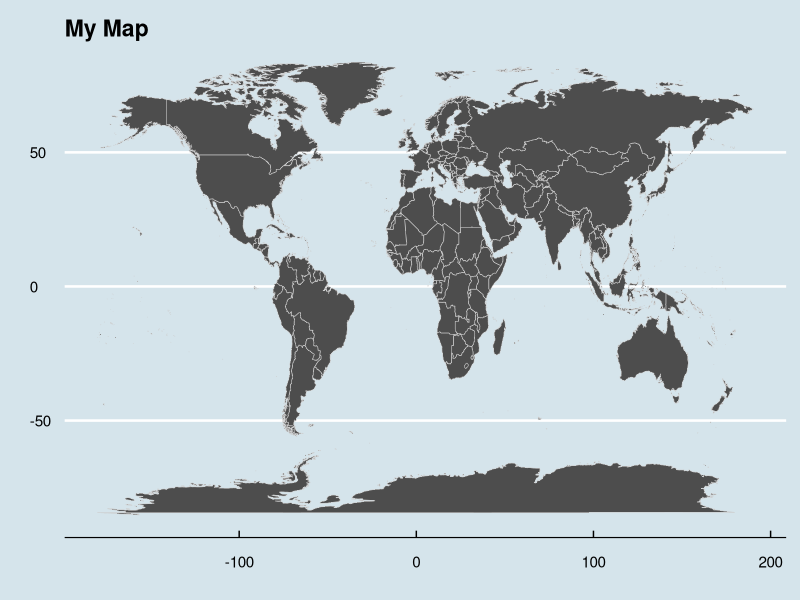
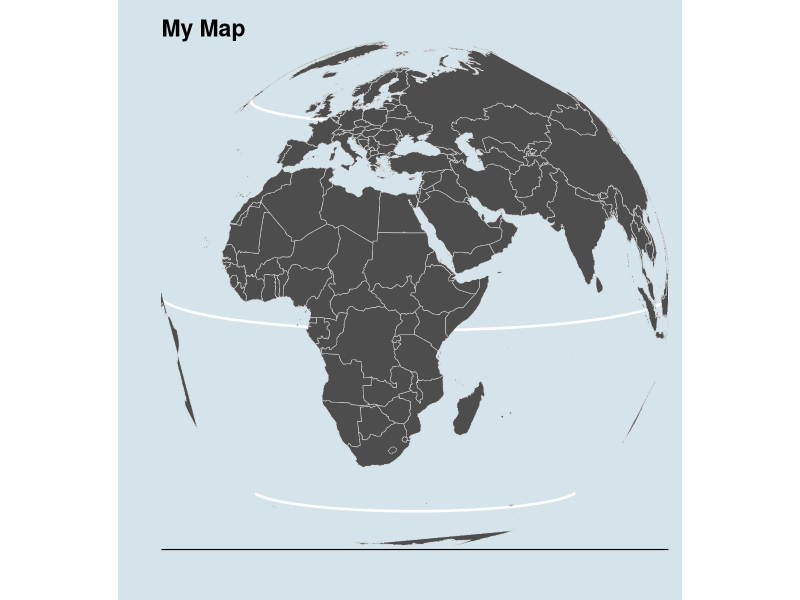
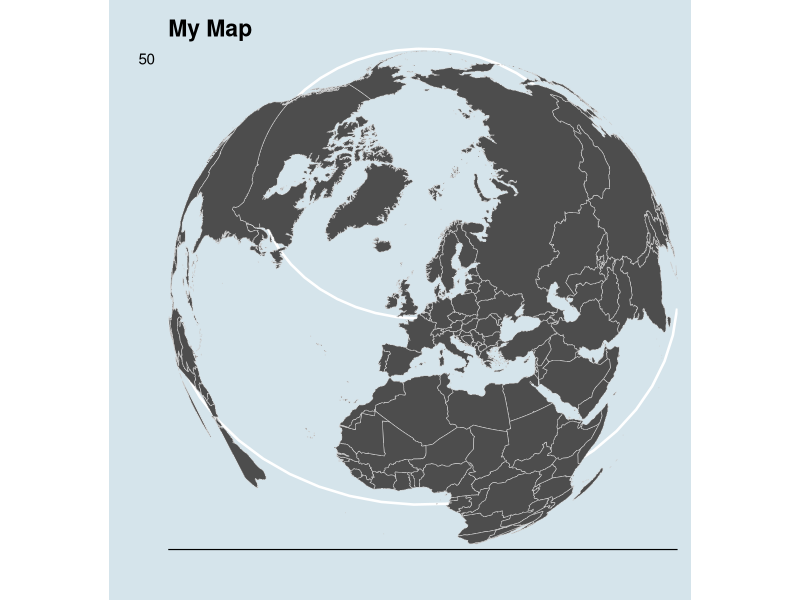
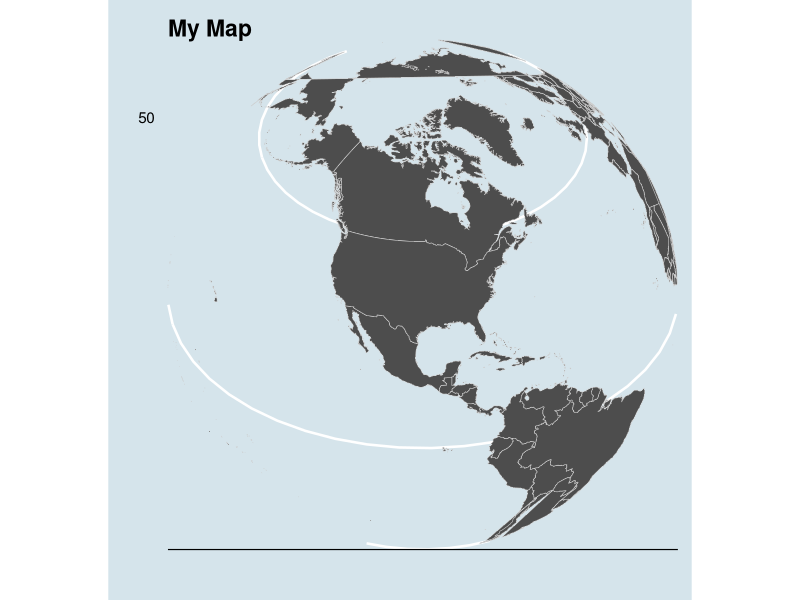

Generate these figures, in order, with R:
## Load packages ----
library(tidyverse)
library(maps)
library(mapproj)
library(ggthemes)

## The data
my_maps_data <- map_data("world") %>%
    tibble()

## Draw the map
(base_map <- my_maps_data %>%
    ggplot() +
    geom_map(
        mapping = aes(
            x = long, y = lat,
            map_id = region
        ),
        map = my_maps_data,
        color = "gray80", fill = "gray30",
        size = 0.2
    ) +
    labs(x = "", y = "", title = "My Map") +
    theme_economist())

base_map +
    coord_map("ortho", orientation = c(8, 34, 0))

base_map +
    coord_map("ortho", orientation = c(55.4, 3.4, 0))

base_map +
    coord_map("ortho", orientation = c(37, -96, 0))
